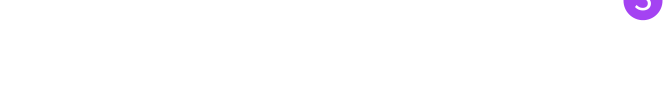
Frame 1 (no input)
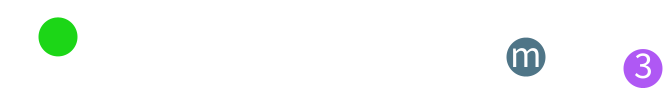
Frame 60 (the mouse pressed at the canvas centre just before this capture)
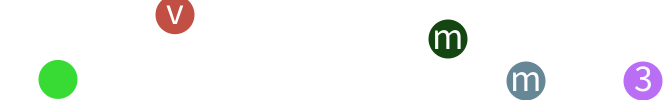
Frame 120 (the mouse held since frame 60 and released just before this capture)

The Processing sketch that drew these frames (run headless with seeded random() and noise(); from frame 60 on, the mouse is pressed at the canvas centre):

// Processing sketch: processing_126978
// ── processing_126978.pde

ArrayList<Ball> balls;
String msg = "I Love you mom <3";
int ballWidth;
int time = 255;
int[] lunch = new int[msg.length()];
 
void setup(){
  size(670, 100);
  noStroke();
   
  ballWidth = width/msg.length();
   
  textSize(ballWidth-1);
  textAlign(CENTER);
   
  balls = new ArrayList<Ball>();
   
  balls.add(new Ball((msg.length()-1)*ballWidth + ballWidth/2, 0, ballWidth,msg.charAt(msg.length()-1)));
   
  for(int i = 0; i < msg.length()-1; i++){
    lunch[i] = int(random(0,255));
    //balls.add(new Ball(i*ballWidth, 0, ballWidth));
  }
 
}//setup
 
void draw(){
  background(255);
   
  if(time > 0){
    time--;
    for(int i = 0; i < msg.length()-1; i++){
      if(lunch[i] == time)balls.add(new Ball(i*ballWidth + ballWidth/2, 0, ballWidth,msg.charAt(i)));
    }//
  }
   
   
  for (int i = 0; i < balls.size(); i++) {
    // An ArrayList doesn't know what it is storing so we have to cast the object coming out
    Ball ball = balls.get(i);
    ball.move();
    ball.display();
     
  }//for
 
}//draw
 
// Simple bouncing ball class
 
class Ball {
   
  float x;
  float y;
  float speed;
  float gravity;
  float w;
  float life = 255;
  char s;
  int warna;
   
  Ball(float tempX, float tempY, float tempW, char soi) {
    x = tempX;
    y = tempY;
    w = tempW;
    speed = 0;
    gravity = 0.70;
    s = soi;
    warna = color(int(random(0,255)),int(random(0,255)),int(random(0,255)));
  }
   
    void move() {
    // Add gravity to speed
    speed = speed + gravity;
    // Add speed to y location
    y = y + speed;
    // If square reaches the bottom
    // Reverse speed
    if (y > height - ballWidth/2) {
      // Dampening
      speed = speed * -0.8;
      y = height - ballWidth/2;
    }
  }
   
  void display() {
    // Display the circle
    life = life - 0.5;
    if(life < 0){
      life = 255;
      speed = 0;
      gravity = 0.00001;
      y = 0;
    }//if
    fill(warna,life);
    //stroke(0,life);
    ellipse(x,y,w,w);
    fill(255);
    text(s,x,y+w/4);
  }
}
